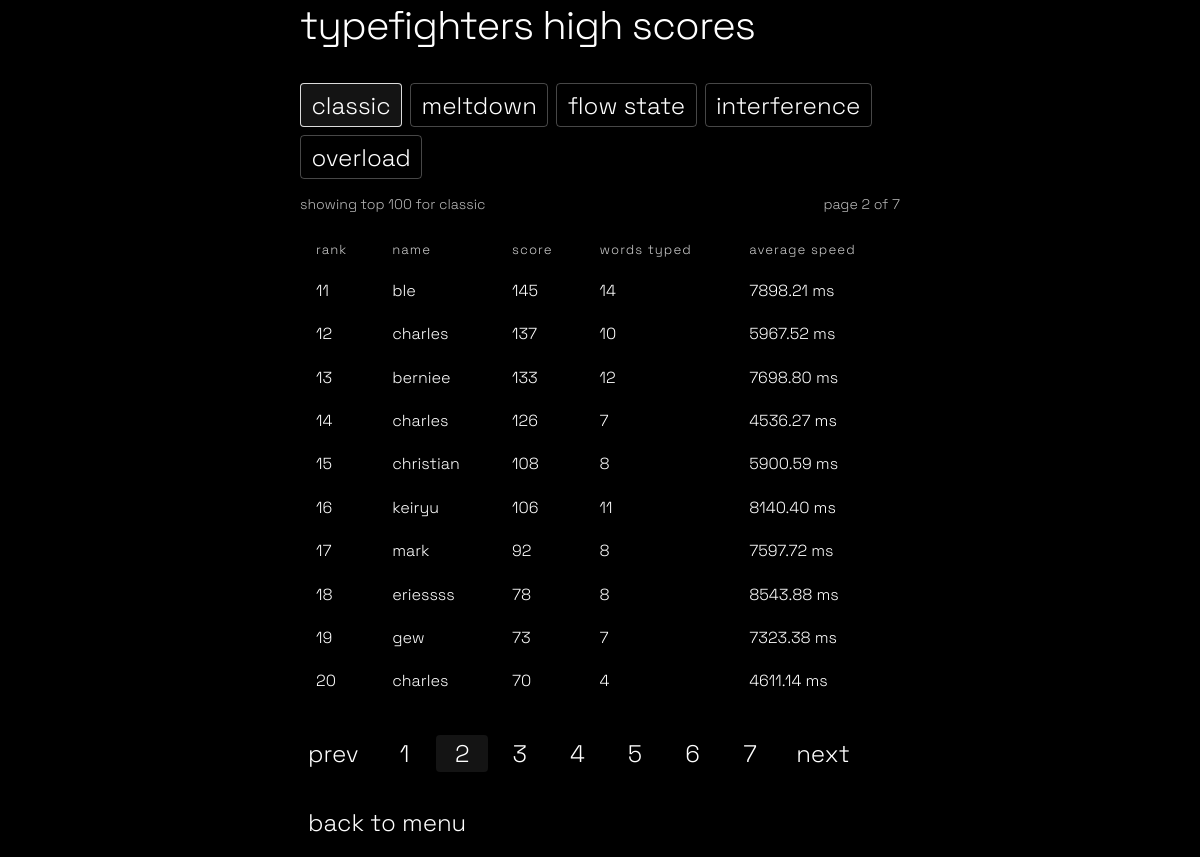
The page /highscores?mode=classic&page=2 on the database its author committed.
### models.py (models this page shows, shortened)
class HighScore(db.Model):
    id = db.Column(db.Integer, primary_key=True)
    name = db.Column(db.String(50), nullable=False)
    game_mode = db.Column(db.String(20), nullable=False, default='Classic')
    score = db.Column(db.Integer, nullable=False)
    avg_speed = db.Column(db.Float, nullable=False)
    words_typed = db.Column(db.Integer, nullable=False)
    final_stats_json = db.Column(db.Text, nullable=False, default='[]')
    created_at = db.Column(db.DateTime, default=datetime.utcnow)
    def to_dict(self):
        return {
            'name': self.name,
            'game_mode': self.game_mode,
            'score': self.score,
            'avg_speed': self.avg_speed,
            'words_typed': self.words_typed,
            'final_stats_json': self.final_stats_json
        }

### app.py (the view)
@app.route('/highscores')
def highscores():
    mode_tabs = [
        ('classic', 'Classic'),
        ('meltdown', 'Meltdown'),
        ('flow-state', 'Flow State'),
        ('interference', 'Interference'),
        ('overload', 'Overload')
    ]
    selected_mode = (request.args.get('mode') or 'classic').strip().lower()
    if selected_mode not in {slug for slug, _ in mode_tabs}:
        selected_mode = 'classic'
    page = _coerce_int(request.args.get('page'), 1)
    if page < 1:
        page = 1
    query = HighScore.query.filter(HighScore.game_mode == MODE_LABEL_MAP[selected_mode])
    all_scores = query.order_by(HighScore.score.desc(), HighScore.created_at.desc()).limit(100).all()
    page_size = 10
    total_scores = len(all_scores)
    total_pages = max(1, math.ceil(total_scores / page_size))
    if page > total_pages:
        page = total_pages
    start_index = (page - 1) * page_size
    scores = all_scores[start_index:start_index + page_size]
    stat_headers = build_final_stats(MODE_LABEL_MAP[selected_mode], {})
    stat_labels = [header['label'] for header in stat_headers]
    leaderboard_rows = []
    for index, row in enumerate(scores, start=start_index + 1):
        try:
            final_stats = json.loads(row.final_stats_json or '[]')
        except (TypeError, ValueError):
            final_stats = []
        if not final_stats:
            final_stats = build_final_stats(row.game_mode, row.to_dict())
        stat_map = {}
        for stat in final_stats:
            if isinstance(stat, dict) and 'label' in stat and 'value' in stat:
                stat_map[str(stat['label'])] = str(stat['value'])
        normalized_stats = []
        for label in stat_labels:
            normalized_stats.append({
                'label': label,
                'value': stat_map.get(label, '-')
            })
        leaderboard_rows.append({
            'rank': index,
            'score': row,
            'final_stats': normalized_stats
        })
    return render_template(
        'highscores.html',
        leaderboard_rows=leaderboard_rows,
        selected_mode=selected_mode,
        selected_mode_label=MODE_LABEL_MAP[selected_mode],
        mode_tabs=mode_tabs,
        stat_headers=stat_headers,
        page=page,
        total_pages=total_pages,
        total_scores=total_scores
    )

### app.py (called while the page is built, shortened)
def _coerce_int(value, default=0):
    try:
        return int(round(float(value)))
    except (TypeError, ValueError):
        return default

def _coerce_float(value, default=0.0):
    try:
        return float(value)
    except (TypeError, ValueError):
        return default

def build_final_stats(game_mode, payload, mode_stats=None):
    mode_name = str(game_mode or 'Classic').strip()
    data = mode_stats if isinstance(mode_stats, dict) else payload
    if mode_name == 'Meltdown':
        return [
            {'label': 'words cleared', 'value': str(_coerce_int(data.get('total_attempts') or data.get('words_cleared')))}
        ]
    words_typed = _coerce_int(data.get('total_attempts') or data.get('words_typed'))
    avg_speed = _coerce_float(data.get('avg_speed'))
    return [
        {'label': 'words typed', 'value': str(words_typed)},
        {'label': 'average speed', 'value': f'{avg_speed:.2f} ms'}
    ]

### templates/highscores.html
{% extends "base.html" %}
{% block content %}
<div class="highscores-layout">
    <div class="menu-title">typefighters high scores</div>
    <div class="score-tabs">
        {% for slug, label in mode_tabs %}
        <a class="menu-link score-tab{% if selected_mode == slug %} score-tab-active{% endif %}" href="{{ url_for('highscores', mode=slug, page=1) }}">{{ label }}</a>
        {% endfor %}
    </div>
    <div class="highscores-meta">
        <div class="highscores-meta-item">showing top 100 for {{ selected_mode_label }}</div>
        <div class="highscores-meta-item">page {{ page }} of {{ total_pages }}</div>
    </div>
    <div class="responsive-table highscores-table-wrap">
        <table>
            <thead>
                <tr>
                    <th>rank</th>
                    <th>name</th>
                    <th>score</th>
                    {% for header in stat_headers %}
                    <th>{{ header.label }}</th>
                    {% endfor %}
                </tr>
            </thead>
            <tbody>
                {% for item in leaderboard_rows %}
                <tr>
                    <td>{{ item.rank }}</td>
                    <td>{{ item.score.name }}</td>
                    <td>{{ item.score.score }}</td>
                    {% for stat in item.final_stats %}
                    <td>{{ stat.value }}</td>
                    {% endfor %}
                </tr>
                {% else %}
                <tr>
                    <td colspan="{{ 3 + stat_headers|length }}" class="text-center">no high scores yet.</td>
                </tr>
                {% endfor %}
            </tbody>
        </table>
    </div>
    <div class="score-pagination">
        <a class="menu-link score-page-link{% if page <= 1 %} is-disabled{% endif %}" href="{{ url_for('highscores', mode=selected_mode, page=page-1) if page > 1 else '#' }}">prev</a>
        <div class="score-page-numbers">
            {% for page_number in range(1, total_pages + 1) %}
            <a class="menu-link score-page-number{% if page_number == page %} score-page-number-active{% endif %}" href="{{ url_for('highscores', mode=selected_mode, page=page_number) }}">{{ page_number }}</a>
            {% endfor %}
        </div>
        <a class="menu-link score-page-link{% if page >= total_pages %} is-disabled{% endif %}" href="{{ url_for('highscores', mode=selected_mode, page=page+1) if page < total_pages else '#' }}">next</a>
    </div>
    <button class="menu-link" onclick="window.location.href='{{ url_for('menu') }}'">back to menu</button>
</div>
{% endblock %}

### static/styles.css (style rules this page uses)
body { background: #000; color: #fff; font-family: 'Space Grotesk', 'Fira Mono', 'Consolas', 'Menlo', monospace; min-height: 100vh; margin: 0; height: 100vh; width: 100vw; overflow-x: hidden; font-weight: 300; text-transform: lowercase; }
.menu-title { font-size: 2.5rem; font-weight: 300; margin-bottom: 2rem; letter-spacing: -1px; text-align: left; color: #fff; font-family: 'Space Grotesk', sans-serif; text-transform: lowercase; }
.menu-link { display: block; color: #333; background: none; border: none; font-size: 1.5rem; font-family: 'Space Grotesk', sans-serif; margin: 1rem 0; text-align: left; cursor: pointer; text-decoration: none; outline: none; border-radius: 4px; padding: 0.2rem 0.5rem; transition: color 0.2s; font-weight: 300; text-transform: lowercase; }
.menu-link, .menu-link:visited { color: #fff; }
.score-tab { margin: 0; padding: 0.35rem 0.65rem; border: 1px solid rgba(255, 255, 255, 0.28); }
.score-tab.score-tab-active { border-color: rgba(255, 255, 255, 0.85); background: rgba(255, 255, 255, 0.08); }
.score-tabs { display: flex; gap: 0.5rem; flex-wrap: wrap; margin-bottom: 1rem; }
.highscores-layout { width: 100%; }
.highscores-meta { display: flex; justify-content: space-between; gap: 1rem; margin: 0.15rem 0 1rem 0; font-size: 0.88rem; opacity: 0.72; }
.highscores-table-wrap { margin-bottom: 1rem; }
.highscores-table-wrap table th, .highscores-table-wrap table td { padding: 0.55rem 0.4rem; border-bottom: 1px solid rgba(255, 255, 255, 0.12); text-align: left; vertical-align: top; }
.highscores-table-wrap table thead th { border-bottom-color: rgba(255, 255, 255, 0.42); font-size: 0.82rem; letter-spacing: 0.08em; opacity: 0.8; }
.score-pagination { display: flex; align-items: center; gap: 0.75rem; flex-wrap: wrap; margin-bottom: 1rem; }
.score-page-numbers { display: flex; gap: 0.35rem; flex-wrap: wrap; }
.score-page-number, .score-page-link { min-width: 2.25rem; text-align: center; }
.score-page-number-active { border-color: rgba(255, 255, 255, 0.85); background: rgba(255, 255, 255, 0.08); }
a, .link-btn { color: #fff; text-decoration: none; cursor: pointer; font-size: 1.1rem; margin: 0.5rem 0; background: none; border: none; padding: 0; font-family: 'Space Grotesk', sans-serif; text-align: left; font-weight: 300; text-transform: lowercase; }
th, td { border: none !important; padding: 0.7rem 1rem !important; text-align: left; color: #fff; background: none; font-family: 'Space Grotesk', sans-serif; font-weight: 300; text-transform: lowercase; }
::placeholder { color: #aaa; }
.responsive-table { width: 100%; }
.responsive-table table { width: 100%; border-collapse: collapse; }

### rows shown on the page
HighScore: score.name "ble", score.score "145"
HighScore: score.name "charles", score.score "137"
HighScore: score.name "berniee", score.score "133"
HighScore: score.name "charles", score.score "126"
HighScore: score.name "christian", score.score "108"
HighScore: score.name "keiryu", score.score "106"
HighScore: score.name "mark", score.score "92"
HighScore: score.name "eriessss", score.score "78"
HighScore: score.name "gew", score.score "73"
HighScore: score.name "charles", score.score "70"

### other values the page prints
{{ label }} "classic" "meltdown" "flow state" "interference" "overload"
{{ selected_mode_label }} "classic"
{{ page }} "2"
{{ total_pages }} "7"
{{ header.label }} "words typed" "average speed"
{{ item.rank }} "11" "12" "13" "14" "15" "16" "17" "18" "19" "20"
{{ stat.value }} "14" "7898.21 ms" "10" "5967.52 ms" "12" "7698.80 ms" "7" "4536.27 ms" "8" "5900.59 ms" "11" "8140.40 ms" "8" "7597.72 ms" "8" "8543.88 ms" "7" "7323.38 ms" "4" "4611.14 ms"
{{ page_number }} "1" "2" "3" "4" "5" "6" "7"
